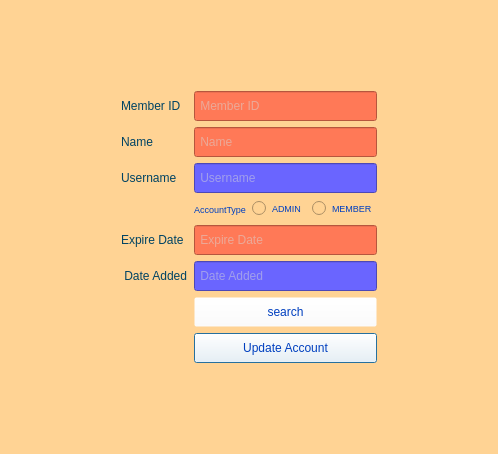
<?xml version="1.0" encoding="UTF-8"?>
<ui version="4.0">
 <class>Window_UpdateAccount</class>
 <widget class="QDialog" name="Window_UpdateAccount">
  <property name="geometry">
   <rect>
    <x>0</x>
    <y>0</y>
    <width>498</width>
    <height>454</height>
   </rect>
  </property>
  <property name="windowTitle">
   <string>Upadte Account</string>
  </property>
  <property name="styleSheet">
   <string notr="true">background-color: rgb(255, 211, 148);</string>
  </property>
  <layout class="QVBoxLayout" name="verticalLayout">
   <item>
    <layout class="QGridLayout" name="gridLayout">
     <item row="5" column="1">
      <widget class="QLabel" name="label_ExpireDate">
       <property name="font">
        <font>
         <family>Microsoft Sans Serif</family>
        </font>
       </property>
       <property name="styleSheet">
        <string notr="true">color: rgb(0, 67, 99);</string>
       </property>
       <property name="text">
        <string>Expire Date</string>
       </property>
      </widget>
     </item>
     <item row="4" column="0">
      <spacer name="horizontalSpacer">
       <property name="orientation">
        <enum>Qt::Horizontal</enum>
       </property>
       <property name="sizeHint" stdset="0">
        <size>
         <width>40</width>
         <height>20</height>
        </size>
       </property>
      </spacer>
     </item>
     <item row="3" column="2">
      <widget class="QLineEdit" name="lineEdit_Username">
       <property name="maximumSize">
        <size>
         <width>220</width>
         <height>30</height>
        </size>
       </property>
       <property name="styleSheet">
        <string notr="true">background-color: rgb(106, 101, 255);
color: rgb(216, 216, 216);</string>
       </property>
       <property name="readOnly">
        <bool>false</bool>
       </property>
       <property name="placeholderText">
        <string> Username</string>
       </property>
      </widget>
     </item>
     <item row="3" column="1">
      <widget class="QLabel" name="label_Username">
       <property name="font">
        <font>
         <family>Microsoft Sans Serif</family>
        </font>
       </property>
       <property name="styleSheet">
        <string notr="true">color: rgb(0, 67, 99);</string>
       </property>
       <property name="text">
        <string>Username</string>
       </property>
      </widget>
     </item>
     <item row="2" column="2">
      <widget class="QLineEdit" name="lineEdit_Name">
       <property name="maximumSize">
        <size>
         <width>220</width>
         <height>30</height>
        </size>
       </property>
       <property name="styleSheet">
        <string notr="true">background-color: rgb(255, 121, 87);
color: rgb(216, 216, 216);</string>
       </property>
       <property name="readOnly">
        <bool>false</bool>
       </property>
       <property name="placeholderText">
        <string> Name       </string>
       </property>
      </widget>
     </item>
     <item row="6" column="1">
      <widget class="QLabel" name="label_DateAdded">
       <property name="font">
        <font>
         <family>Microsoft Sans Serif</family>
        </font>
       </property>
       <property name="styleSheet">
        <string notr="true">color: rgb(0, 67, 99);</string>
       </property>
       <property name="text">
        <string> Date Added</string>
       </property>
      </widget>
     </item>
     <item row="10" column="2">
      <widget class="QLabel" name="label">
       <property name="text">
        <string/>
       </property>
      </widget>
     </item>
     <item row="0" column="2">
      <widget class="QLabel" name="label_2">
       <property name="text">
        <string/>
       </property>
       <property name="pixmap">
        <pixmap resource="image.qrc">:/img/img/up4.png</pixmap>
       </property>
      </widget>
     </item>
     <item row="4" column="1">
      <widget class="QLabel" name="label_3">
       <property name="text">
        <string/>
       </property>
      </widget>
     </item>
     <item row="2" column="3">
      <spacer name="horizontalSpacer_2">
       <property name="orientation">
        <enum>Qt::Horizontal</enum>
       </property>
       <property name="sizeHint" stdset="0">
        <size>
         <width>40</width>
         <height>20</height>
        </size>
       </property>
      </spacer>
     </item>
     <item row="5" column="2">
      <widget class="QLineEdit" name="lineEdit_ExpireDate">
       <property name="maximumSize">
        <size>
         <width>220</width>
         <height>30</height>
        </size>
       </property>
       <property name="styleSheet">
        <string notr="true">background-color: rgb(255, 121, 87);
color: rgb(216, 216, 216);
</string>
       </property>
       <property name="readOnly">
        <bool>false</bool>
       </property>
       <property name="placeholderText">
        <string> Expire Date</string>
       </property>
      </widget>
     </item>
     <item row="9" column="2">
      <widget class="QPushButton" name="pushButton_UpdateAccount">
       <property name="maximumSize">
        <size>
         <width>220</width>
         <height>30</height>
        </size>
       </property>
       <property name="font">
        <font>
         <family>Microsoft Sans Serif</family>
        </font>
       </property>
       <property name="styleSheet">
        <string notr="true">background-color: rgba(255, 255, 255,0);
color: rgb(0, 63, 191);</string>
       </property>
       <property name="text">
        <string>Update Account</string>
       </property>
       <property name="icon">
        <iconset resource="image.qrc">
         <normaloff>:/img/img/1985763-200.png</normaloff>:/img/img/1985763-200.png</iconset>
       </property>
       <property name="iconSize">
        <size>
         <width>30</width>
         <height>30</height>
        </size>
       </property>
      </widget>
     </item>
     <item row="4" column="2">
      <layout class="QHBoxLayout" name="horizontalLayout_2">
       <item>
        <widget class="QLabel" name="label_AccountType">
         <property name="font">
          <font>
           <family>Microsoft Sans Serif</family>
           <pointsize>7</pointsize>
          </font>
         </property>
         <property name="styleSheet">
          <string notr="true">color: rgb(0, 63, 191);</string>
         </property>
         <property name="text">
          <string>AccountType</string>
         </property>
        </widget>
       </item>
       <item>
        <widget class="QRadioButton" name="radioButton_Admin">
         <property name="font">
          <font>
           <family>Microsoft Sans Serif</family>
           <pointsize>7</pointsize>
          </font>
         </property>
         <property name="styleSheet">
          <string notr="true">color: rgb(0, 63, 191);</string>
         </property>
         <property name="text">
          <string>ADMIN</string>
         </property>
        </widget>
       </item>
       <item>
        <widget class="QRadioButton" name="radioButton_Member">
         <property name="font">
          <font>
           <family>Microsoft Sans Serif</family>
           <pointsize>7</pointsize>
          </font>
         </property>
         <property name="styleSheet">
          <string notr="true">color: rgb(0, 63, 191);</string>
         </property>
         <property name="text">
          <string>MEMBER</string>
         </property>
        </widget>
       </item>
      </layout>
     </item>
     <item row="8" column="2">
      <widget class="QPushButton" name="pushButton_search">
       <property name="maximumSize">
        <size>
         <width>220</width>
         <height>30</height>
        </size>
       </property>
       <property name="font">
        <font>
         <family>Microsoft Sans Serif</family>
        </font>
       </property>
       <property name="styleSheet">
        <string notr="true">background-color: rgba(255, 255, 255,0);
color: rgb(0, 63, 191);</string>
       </property>
       <property name="text">
        <string>search</string>
       </property>
       <property name="icon">
        <iconset resource="image.qrc">
         <normaloff>:/img/img/search.png</normaloff>:/img/img/search.png</iconset>
       </property>
       <property name="iconSize">
        <size>
         <width>30</width>
         <height>30</height>
        </size>
       </property>
      </widget>
     </item>
     <item row="2" column="1">
      <widget class="QLabel" name="label_Name">
       <property name="font">
        <font>
         <family>Microsoft Sans Serif</family>
        </font>
       </property>
       <property name="styleSheet">
        <string notr="true">color: rgb(0, 67, 99);</string>
       </property>
       <property name="text">
        <string>Name</string>
       </property>
      </widget>
     </item>
     <item row="6" column="2">
      <widget class="QLineEdit" name="lineEdit_DateAdded">
       <property name="maximumSize">
        <size>
         <width>220</width>
         <height>30</height>
        </size>
       </property>
       <property name="styleSheet">
        <string notr="true">background-color: rgb(106, 101, 255);
color: rgb(216, 216, 216);</string>
       </property>
       <property name="readOnly">
        <bool>false</bool>
       </property>
       <property name="placeholderText">
        <string> Date Added</string>
       </property>
      </widget>
     </item>
     <item row="1" column="2">
      <widget class="QLineEdit" name="lineEdit_MemberId">
       <property name="maximumSize">
        <size>
         <width>220</width>
         <height>30</height>
        </size>
       </property>
       <property name="styleSheet">
        <string notr="true">background-color: rgb(255, 121, 87);
color: rgb(216, 216, 216);</string>
       </property>
       <property name="readOnly">
        <bool>false</bool>
       </property>
       <property name="placeholderText">
        <string> Member ID</string>
       </property>
      </widget>
     </item>
     <item row="1" column="1">
      <widget class="QLabel" name="label_Id">
       <property name="font">
        <font>
         <family>Microsoft Sans Serif</family>
        </font>
       </property>
       <property name="styleSheet">
        <string notr="true">color: rgb(0, 67, 99);</string>
       </property>
       <property name="text">
        <string>Member ID</string>
       </property>
      </widget>
     </item>
    </layout>
   </item>
  </layout>
 </widget>
 <resources>
  <include location="image.qrc"/>
 </resources>
 <connections/>
</ui>
